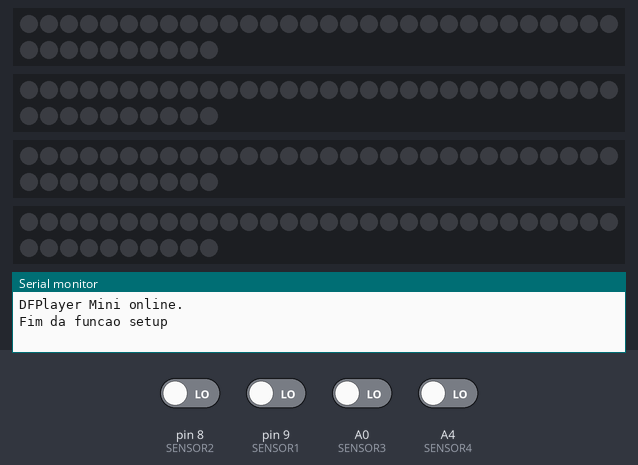
The sketch below on a simulated Arduino Uno, built with avr-gcc and run on an emulated ATmega328P. Shown: 4 × 40 RGB LEDs in strip order, left to right, continuing on the next row, the last lines printed to the serial monitor. Inputs (shaded band) come from the test bench; at power-on: A0 (SENSOR3), A4 (SENSOR4), pin 8 (SENSOR2), pin 9 (SENSOR1) LOW. Dim RGB values are drawn brighter than linear; the audio player accepts every command and is not drawn.

Above: at 1.7 s.
1.8 s: pin 9 (SENSOR1) driven HIGH
At 2.45 s:
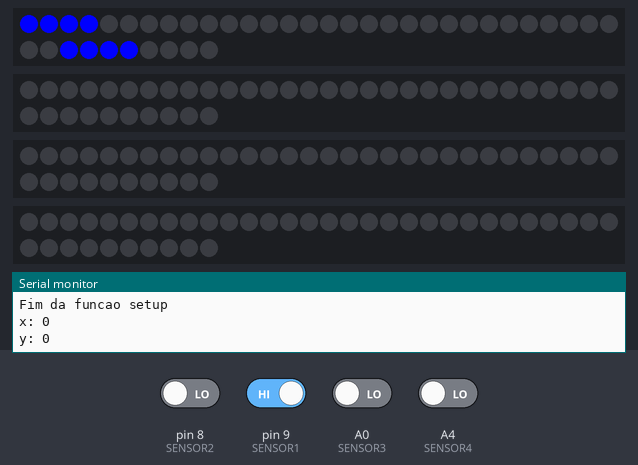
At 4.36 s:
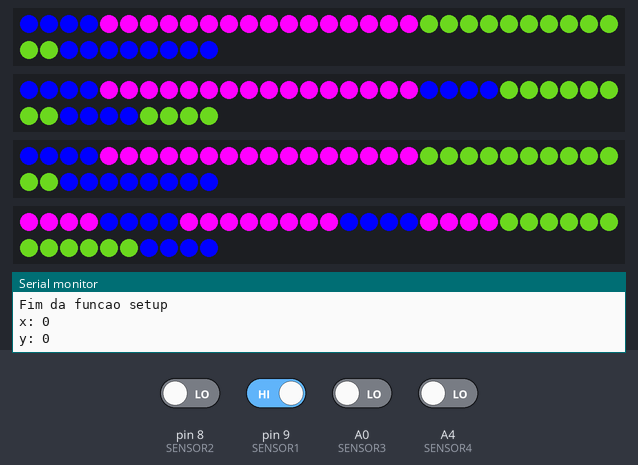
5.7 s: pin 8 (SENSOR2) driven HIGH
7.2 s: pin 9 (SENSOR1) driven LOW
At 10.0 s:
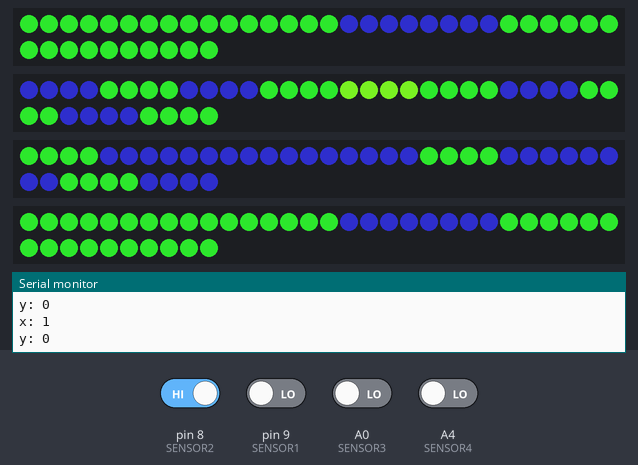

Measured:
- after the input at 1.8 s, the LEDs: first change after 0.52 s (image 1 shows a later state)
- after the input at 7.2 s, the LEDs: first differ from a run without the input after 1.8 s (image 3 shows a later state)

The sketch:

FlautaMagica_reconstruido.ino
```cpp
/*
 * =====================================================================
 *  FLAUTA MAGICA  -  codigo RECONSTRUIDO a partir do firmware da placa
 * =====================================================================
 *  Origem : dump da flash do Arduino (firmware-original.hex, lido com AVRDUDESS)
 *  Placa  : Arduino Uno / Nano (ATmega328P, 16 MHz, bootloader Optiboot)
 *
 *  O QUE ESTE CODIGO E
 *   Foi obtido desmontando o firmware (linguagem de maquina AVR) e
 *   reescrevendo a logica em C++. Valores numericos (pinos, tabelas,
 *   cores, tempos, ordem das chamadas) vem DIRETO do binario.
 *   Nomes de variaveis/funcoes e comentarios NAO existem no binario:
 *   foram inventados aqui para facilitar a leitura.
 *
 *  BIBLIOTECAS (instalar pelo Gerenciador de Bibliotecas)
 *   - Adafruit NeoPixel
 *   - DFRobotDFPlayerMini        (>= 1.0.5, begin(stream, isACK, doReset))
 *   - SoftwareSerial             (ja vem com o Arduino)
 *
 *  HARDWARE
 *   - 4 fitas NeoPixel (WS2812, GRB, 800 kHz) de 40 LEDs
 *       fita1 = pino 13 | fita2 = pino 12 | fita3 = pino 11 | fita4 = pino 10
 *   - DFPlayer Mini: Arduino RX = pino 2, TX = pino 3 (9600 baud)
 *   - 4 sensores digitais: pinos 9, 8, A0, A4 (INPUT, sem pull-up)
 *   - Serial (USB) a 9600 baud, so para mensagens de depuracao
 *
 *  GRADE DE LEDS
 *   Os 40 LEDs de cada fita sao divididos em 5 colunas de 8 LEDs, cada
 *   coluna em 2 blocos de 4. Juntando as 4 fitas, cada coluna tem 8
 *   "linhas" (4 fitas x 2 blocos) => grade 5 x 8. A tabela 'mapa' diz,
 *   para cada (coluna, linha), qual fita e quais LEDs acender.
 * =====================================================================
 */

#include <SoftwareSerial.h>
#include <DFRobotDFPlayerMini.h>
#include <Adafruit_NeoPixel.h>

// ------------------------------------------------------------------
//  Hardware
// ------------------------------------------------------------------
#define NUM_LEDS 40

Adafruit_NeoPixel fita1(NUM_LEDS, 13, NEO_GRB + NEO_KHZ800);
Adafruit_NeoPixel fita2(NUM_LEDS, 12, NEO_GRB + NEO_KHZ800);
Adafruit_NeoPixel fita3(NUM_LEDS, 11, NEO_GRB + NEO_KHZ800);
Adafruit_NeoPixel fita4(NUM_LEDS, 10, NEO_GRB + NEO_KHZ800);

SoftwareSerial mySoftwareSerial(2, 3);   // RX, TX do DFPlayer
DFRobotDFPlayerMini myDFPlayer;

const int SENSOR1 = 9;
const int SENSOR2 = 8;
const int SENSOR3 = A0;
const int SENSOR4 = A4;

// ------------------------------------------------------------------
//  Estado
// ------------------------------------------------------------------
int volume = 5;   // so e alterado (ver loop); nesta versao NAO e enviado ao DFPlayer
int banco  = 0;   // 0..5 : "banco" de sons, avanca com a combinacao 1-1-1-1

// ------------------------------------------------------------------
//  Cores {R, G, B}   (valores lidos do binario)
// ------------------------------------------------------------------
// animacao melodica
const int AZUL[3]           = {0, 0, 255};
const int MAGENTA[3]        = {255, 0, 255};
const int VERDE_FOLHA[3]    = {69, 139, 19};
// animacao ritmica
const int LIMAO[3]          = {165, 218, 32};
const int AZUL_CEU[3]       = {43, 138, 226};
// animacao harmonica
const int AZUL_NOITE[3]     = {25, 25, 112};
const int VERDE_FLORESTA[3] = {34, 178, 34};
const int VERDE_CLARO[3]    = {105, 210, 30};

// ------------------------------------------------------------------
//  mapa[coluna][linha] = { fita (1..4), LED inicial, LED final }
//  (a 9a entrada de cada coluna e zero/nao usada)
// ------------------------------------------------------------------
const int mapa[5][9][3] = {
  { // coluna 0
    {1, 4, 7},
    {1, 0, 3},
    {2, 4, 7},
    {2, 0, 3},
    {3, 4, 7},
    {3, 0, 3},
    {4, 0, 3},
    {4, 4, 7},
    {0, 0, 0}
  },
  { // coluna 1
    {1, 8, 11},
    {1, 12, 15},
    {2, 8, 11},
    {2, 12, 15},
    {3, 8, 11},
    {3, 12, 15},
    {4, 12, 15},
    {4, 8, 11},
    {0, 0, 0}
  },
  { // coluna 2
    {1, 20, 23},
    {1, 16, 19},
    {2, 20, 23},
    {2, 16, 19},
    {3, 20, 23},
    {3, 16, 19},
    {4, 16, 19},
    {4, 20, 23},
    {0, 0, 0}
  },
  { // coluna 3
    {1, 24, 27},
    {1, 28, 31},
    {2, 24, 27},
    {2, 28, 31},
    {3, 24, 27},
    {3, 28, 31},
    {4, 28, 31},
    {4, 24, 27},
    {0, 0, 0}
  },
  { // coluna 4
    {1, 36, 39},
    {1, 32, 35},
    {2, 36, 39},
    {2, 32, 35},
    {3, 36, 39},
    {3, 32, 35},
    {4, 32, 35},
    {4, 36, 39},
    {0, 0, 0}
  }
};

// ------------------------------------------------------------------
//  trilha[familia-1][banco] = numero do arquivo MP3 no cartao SD
//  familia 1 = melodica, 2 = harmonica, 3 = ritmica ; banco 5 => 0
// ------------------------------------------------------------------
const int trilha[3][6] = {
  {1, 2, 3, 4, 5, 0},
  {6, 7, 8, 9, 10, 0},
  {12, 13, 14, 15, 16, 0}
};

// ------------------------------------------------------------------
//  Funcoes auxiliares
// ------------------------------------------------------------------

// Pinta os LEDs [ini..fim] de uma fita e atualiza (show() a cada LED, como no original)
void pintarFaixa(Adafruit_NeoPixel &fita, int ini, int fim, const int cor[3]) {
  for (int i = ini; i <= fim; i++) {
    fita.setPixelColor(i, fita.Color(cor[0], cor[1], cor[2]));
    fita.show();
  }
}

// Acende a celula (coluna, linha) da grade com a cor dada
void led(int coluna, int linha, const int cor[3]) {
  int fita = mapa[coluna][linha][0];
  int ini  = mapa[coluna][linha][1];
  int fim  = mapa[coluna][linha][2];
  switch (fita) {
    case 1: pintarFaixa(fita1, ini, fim, cor); break;
    case 2: pintarFaixa(fita2, ini, fim, cor); break;
    case 3: pintarFaixa(fita3, ini, fim, cor); break;
    case 4: pintarFaixa(fita4, ini, fim, cor); break;
  }
}

// Apaga as 4 fitas.
// (No firmware isso era feito chamando led(9, 0, ...), um indice fora da
//  tabela que cai no caso "apagar tudo". Aqui esta explicito e seguro.)
void apagarTudo() {
  for (int i = 0; i < NUM_LEDS; i++) {
    fita1.setPixelColor(i, 0); fita1.show();
    fita2.setPixelColor(i, 0); fita2.show();
    fita3.setPixelColor(i, 0); fita3.show();
    fita4.setPixelColor(i, 0); fita4.show();
  }
}

// Toca a faixa da familia x (1=melodica, 2=harmonica, 3=ritmica) no banco y
void tocar(int x, int y) {
  x = x - 1;
  Serial.println();
  Serial.println();
  Serial.print("x: ");
  Serial.println(x);
  Serial.print("y: ");
  Serial.println(y);
  myDFPlayer.play(trilha[x][y]);
  delay(200);
  Serial.println();
}

// ------------------------------------------------------------------
//  Animacoes (cada uma acompanha o som da sua familia)
// ------------------------------------------------------------------

// corpo da animacao melodica (executado 3 vezes seguidas)
void passosMelodica() {
  led(0, 1, AZUL);
  delay(83);

  led(4, 1, AZUL);
  delay(83);

  led(4, 5, AZUL);
  delay(83);

  led(2, 2, AZUL);
  delay(83);

  led(0, 3, AZUL);
  delay(83);

  led(4, 3, AZUL);
  delay(83);

  led(4, 0, AZUL);
  delay(83);

  led(4, 4, AZUL);
  delay(83);

  led(2, 6, AZUL);
  delay(83);

  led(0, 7, AZUL);
  delay(83);

  led(0, 5, AZUL);
  delay(83);

  led(4, 7, AZUL);
  delay(83);

  led(0, 0, MAGENTA);
  led(1, 0, MAGENTA);
  delay(41);

  led(1, 1, MAGENTA);
  led(2, 1, MAGENTA);
  delay(41);

  led(0, 2, MAGENTA);
  led(1, 2, MAGENTA);
  delay(41);

  led(1, 3, MAGENTA);
  led(2, 3, MAGENTA);
  delay(41);

  led(0, 4, MAGENTA);
  led(1, 4, MAGENTA);
  delay(41);

  led(1, 5, MAGENTA);
  led(2, 5, MAGENTA);
  delay(41);

  led(0, 6, MAGENTA);
  led(1, 6, MAGENTA);
  delay(41);

  led(1, 7, MAGENTA);
  led(2, 7, MAGENTA);
  delay(41);

  led(3, 7, VERDE_FOLHA);
  delay(41);

  led(3, 6, VERDE_FOLHA);
  led(4, 6, VERDE_FOLHA);
  delay(41);

  led(3, 5, VERDE_FOLHA);
  delay(41);

  led(2, 4, VERDE_FOLHA);
  led(3, 4, VERDE_FOLHA);
  delay(41);

  led(3, 3, VERDE_FOLHA);
  delay(41);

  led(3, 2, VERDE_FOLHA);
  led(4, 2, VERDE_FOLHA);
  delay(41);

  led(3, 1, VERDE_FOLHA);
  delay(41);

  led(2, 0, VERDE_FOLHA);
  led(3, 0, VERDE_FOLHA);
}

void animacaoMelodica() {
  for (int rep = 0; rep < 3; rep++) {
    apagarTudo();
    if (rep == 0) tocar(1, banco);   // o som toca so na 1a repeticao
    passosMelodica();
    delay(41);
  }
}

// alterna duas fases de cor em 4 celulas (efeito de "pulso" ritmico)
void piscaFase1() {
  led(0, 6, LIMAO);
  led(0, 7, LIMAO);
  led(2, 6, AZUL_CEU);
  led(3, 7, AZUL_CEU);
}

void piscaFase2() {
  led(0, 6, AZUL_CEU);
  led(0, 7, AZUL_CEU);
  led(2, 6, LIMAO);
  led(3, 7, LIMAO);
}

void animacaoRitmica() {
  apagarTudo();
  tocar(3, banco);

  // desenho de fundo
  led(0, 2, AZUL_CEU);
  led(0, 3, AZUL_CEU);
  led(0, 4, AZUL_CEU);
  led(0, 5, AZUL_CEU);
  led(0, 6, AZUL_CEU);
  led(0, 7, AZUL_CEU);
  led(1, 0, AZUL_CEU);
  led(1, 1, AZUL_CEU);
  led(1, 3, AZUL_CEU);
  led(1, 6, AZUL_CEU);
  led(1, 7, AZUL_CEU);
  led(2, 0, AZUL_CEU);
  led(2, 1, AZUL_CEU);
  led(2, 2, AZUL_CEU);
  led(2, 4, AZUL_CEU);
  led(2, 5, AZUL_CEU);
  led(2, 7, AZUL_CEU);
  led(3, 0, AZUL_CEU);
  led(3, 1, AZUL_CEU);
  led(3, 3, AZUL_CEU);
  led(3, 5, AZUL_CEU);
  led(3, 6, AZUL_CEU);
  led(4, 2, AZUL_CEU);
  led(4, 3, AZUL_CEU);
  led(4, 4, AZUL_CEU);
  led(4, 6, AZUL_CEU);
  led(4, 7, AZUL_CEU);
  led(0, 0, LIMAO);
  led(0, 1, LIMAO);
  led(1, 2, LIMAO);
  led(1, 4, LIMAO);
  led(1, 5, LIMAO);
  led(2, 3, LIMAO);
  led(2, 6, LIMAO);
  led(3, 2, LIMAO);
  led(3, 4, LIMAO);
  led(3, 7, LIMAO);
  led(4, 0, LIMAO);
  led(4, 1, LIMAO);
  led(4, 5, LIMAO);

  // 4 compassos de 8 tempos alternando as duas fases
  for (int compasso = 0; compasso < 4; compasso++) {
    for (int tempo = 0; tempo < 8; tempo++) {
      if (tempo % 2 == 0) piscaFase1(); else piscaFase2();
      if (compasso == 3 && tempo == 7) break;      // ultimo tempo: sem espera
      delay(tempo == 7 ? 50 : 100);
    }
  }
}

void animacaoHarmonica() {
  apagarTudo();
  tocar(2, banco);

  led(0, 0, VERDE_FLORESTA);
  led(0, 1, VERDE_FLORESTA);
  led(0, 2, VERDE_FLORESTA);
  led(0, 5, VERDE_FLORESTA);
  led(0, 6, VERDE_FLORESTA);
  led(0, 7, VERDE_FLORESTA);
  led(1, 0, VERDE_FLORESTA);
  led(1, 1, VERDE_FLORESTA);
  led(1, 6, VERDE_FLORESTA);
  led(1, 7, VERDE_FLORESTA);
  led(3, 0, VERDE_FLORESTA);
  led(3, 1, VERDE_FLORESTA);
  led(3, 6, VERDE_FLORESTA);
  led(3, 7, VERDE_FLORESTA);
  led(4, 0, VERDE_FLORESTA);
  led(4, 1, VERDE_FLORESTA);
  led(4, 2, VERDE_FLORESTA);
  led(4, 5, VERDE_FLORESTA);
  led(4, 6, VERDE_FLORESTA);
  led(4, 7, VERDE_FLORESTA);
  led(0, 3, AZUL_NOITE);
  led(0, 4, AZUL_NOITE);
  led(1, 2, AZUL_NOITE);
  led(1, 5, AZUL_NOITE);
  led(2, 0, AZUL_NOITE);
  led(2, 1, AZUL_NOITE);
  led(2, 6, AZUL_NOITE);
  led(2, 7, AZUL_NOITE);
  led(3, 2, AZUL_NOITE);
  led(3, 5, AZUL_NOITE);
  led(4, 3, AZUL_NOITE);
  led(4, 4, AZUL_NOITE);
  led(1, 3, VERDE_FLORESTA);
  led(2, 2, VERDE_FLORESTA);
  led(2, 4, VERDE_FLORESTA);
  led(3, 3, VERDE_FLORESTA);
  led(1, 4, AZUL_NOITE);
  led(2, 5, AZUL_NOITE);
  led(3, 4, AZUL_NOITE);
  led(2, 3, VERDE_CLARO);
  delay(1000);

  led(1, 4, VERDE_FLORESTA);
  led(2, 3, VERDE_FLORESTA);
  led(2, 5, VERDE_FLORESTA);
  led(3, 4, VERDE_FLORESTA);
  led(1, 3, AZUL_NOITE);
  led(2, 2, AZUL_NOITE);
  led(3, 3, AZUL_NOITE);
  led(2, 4, VERDE_CLARO);
  delay(1000);

  led(1, 3, VERDE_FLORESTA);
  led(2, 2, VERDE_FLORESTA);
  led(2, 4, VERDE_FLORESTA);
  led(3, 3, VERDE_FLORESTA);
  led(1, 4, AZUL_NOITE);
  led(2, 5, AZUL_NOITE);
  led(3, 4, AZUL_NOITE);
  led(2, 3, VERDE_CLARO);
  delay(1000);

  led(1, 3, AZUL_NOITE);
  led(2, 2, AZUL_NOITE);
  led(3, 3, AZUL_NOITE);
  led(1, 4, VERDE_CLARO);
  led(2, 3, VERDE_CLARO);
  led(2, 5, VERDE_CLARO);
  led(3, 4, VERDE_CLARO);
  led(2, 4, VERDE_CLARO);
  delay(1000);

  led(1, 4, AZUL_NOITE);
  led(2, 5, AZUL_NOITE);
  led(3, 4, AZUL_NOITE);
  led(1, 3, VERDE_CLARO);
  led(2, 2, VERDE_CLARO);
  led(2, 4, VERDE_CLARO);
  led(3, 3, VERDE_CLARO);
  led(2, 3, VERDE_CLARO);
  delay(750);

  led(1, 3, AZUL_NOITE);
  led(2, 2, AZUL_NOITE);
  led(3, 3, AZUL_NOITE);
  led(1, 4, VERDE_CLARO);
  led(2, 3, VERDE_CLARO);
  led(2, 5, VERDE_CLARO);
  led(3, 4, VERDE_CLARO);
  led(2, 4, VERDE_CLARO);
  delay(750);

  led(1, 4, AZUL_NOITE);
  led(2, 5, AZUL_NOITE);
  led(3, 4, AZUL_NOITE);
  led(1, 3, VERDE_CLARO);
  led(2, 2, VERDE_CLARO);
  led(2, 4, VERDE_CLARO);
  led(3, 3, VERDE_CLARO);
  led(2, 3, VERDE_CLARO);
  delay(750);

  led(1, 3, AZUL_NOITE);
  led(2, 2, AZUL_NOITE);
  led(3, 3, AZUL_NOITE);
  led(1, 4, VERDE_CLARO);
  led(2, 3, VERDE_CLARO);
  led(2, 5, VERDE_CLARO);
  led(3, 4, VERDE_CLARO);
  led(2, 4, VERDE_CLARO);
  delay(750);
}

// ------------------------------------------------------------------
//  setup / loop
// ------------------------------------------------------------------
void setup() {
  fita1.begin();
  fita2.begin();
  fita3.begin();
  fita4.begin();

  Serial.begin(9600);

  pinMode(SENSOR1, INPUT);
  pinMode(SENSOR2, INPUT);
  pinMode(SENSOR3, INPUT);
  pinMode(SENSOR4, INPUT);

  mySoftwareSerial.begin(9600);
  myDFPlayer.begin(mySoftwareSerial, false);   // sem ACK, com reset
  Serial.println(F("DFPlayer Mini online."));
  myDFPlayer.volume(15);
  Serial.println("Fim da funcao setup");
}

void loop() {
  int s1 = digitalRead(SENSOR1);   // pino 9
  int s2 = digitalRead(SENSOR2);   // pino 8
  int s3 = digitalRead(SENSOR3);   // pino A0
  int s4 = digitalRead(SENSOR4);   // pino A4

  if (s1 == 1 && s2 == 1 && s3 == 1 && s4 == 1) {
    // 1-1-1-1 : proximo banco de sons (0..5, volta ao 0)
    banco++;
    if (banco == 6) banco = 0;
  }
  else if (s1 == 1 && s2 == 0 && s3 == 0 && s4 == 0) {
    // 1-0-0-0 : familia melodica
    animacaoMelodica();
  }
  else if (s1 == 0 && s2 == 1 && s3 == 0 && s4 == 0) {
    // 0-1-0-0 : familia harmonica
    animacaoHarmonica();
  }
  else if (s1 == 0 && s2 == 0 && s3 == 1 && s4 == 0) {
    // 0-0-1-0 : familia ritmica
    animacaoRitmica();
  }
  else if (s1 == 1 && s2 == 0 && s3 == 0 && s4 == 1) {
    // 1-0-0-1 : parar som e apagar luzes
    myDFPlayer.stop();
    apagarTudo();
  }
  else if (s1 == 0 && s2 == 1 && s3 == 1 && s4 == 1) {
    // 0-1-1-1 : "volume +" (so altera a variavel; nao chega ao DFPlayer)
    volume = volume + 2;
    if (volume >= 30) volume = 30;
  }
  // qualquer outra combinacao: nada acontece
}
```
